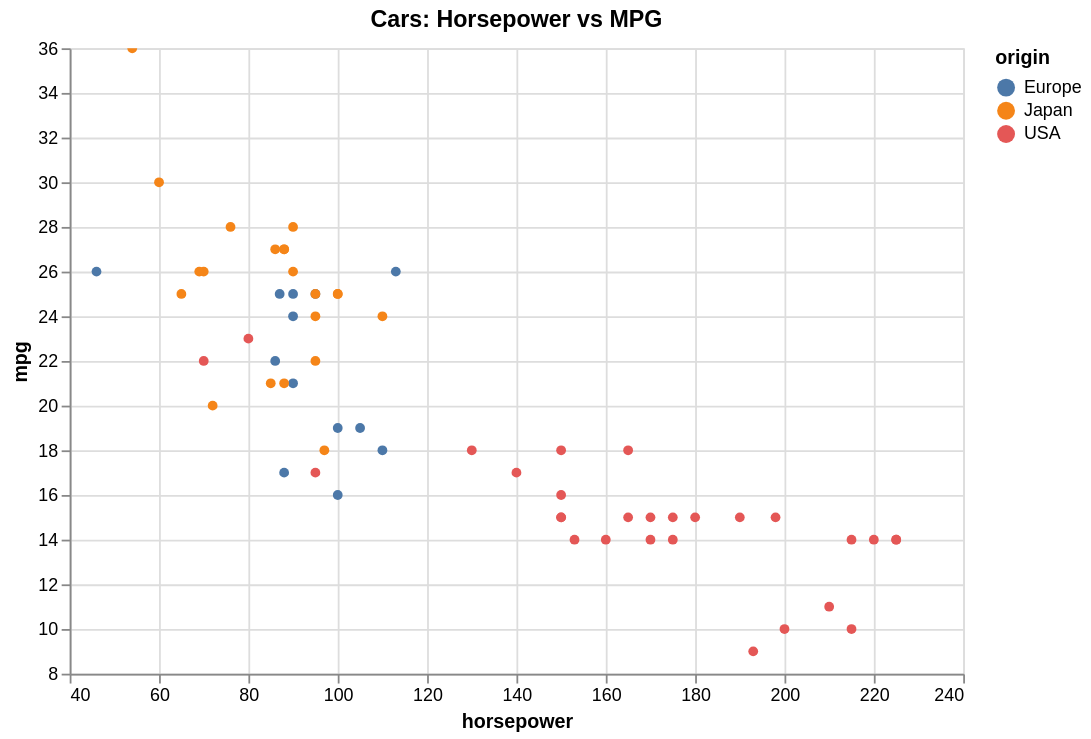

Here is the Vega-Lite specification saved for this chart:
### Vega-Lite specification from a JSON file in a GitHub repository (floating-point values rounded to 4 significant figures)
{"$schema": "https://vega.github.io/schema/vega-lite/v5.json", "_aov": {"legendInteraction": "highlight"}, "_aovLegend": {"dimmed": true, "filtered": false, "opacity": null, "params": ["legend_selection"], "transform": []}, "config": {"axis": {"labelLimit": 0}, "header": {"labelLimit": 0}, "legend": {"labelLimit": 0}}, "data": {"values": [{"acceleration": 12.0, "cylinders": 8, "horsepower": 130, "mpg": 18, "origin": "USA", "weight": 3504}, {"acceleration": 11.5, "cylinders": 8, "horsepower": 165, "mpg": 15, "origin": "USA", "weight": 3693}, {"acceleration": 11.0, "cylinders": 8, "horsepower": 150, "mpg": 18, "origin": "USA", "weight": 3436}, {"acceleration": 12.0, "cylinders": 8, "horsepower": 150, "mpg": 16, "origin": "USA", "weight": 3433}, {"acceleration": 10.5, "cylinders": 8, "horsepower": 140, "mpg": 17, "origin": "USA", "weight": 3449}, {"acceleration": 10.0, "cylinders": 8, "horsepower": 198, "mpg": 15, "origin": "USA", "weight": 4341}, {"acceleration": 9.0, "cylinders": 8, "horsepower": 220, "mpg": 14, "origin": "USA", "weight": 4354}, {"acceleration": 8.5, "cylinders": 8, "horsepower": 215, "mpg": 14, "origin": "USA", "weight": 4312}, {"acceleration": 10.0, "cylinders": 8, "horsepower": 225, "mpg": 14, "origin": "USA", "weight": 4425}, {"acceleration": 8.5, "cylinders": 8, "horsepower": 190, "mpg": 15, "origin": "USA", "weight": 3850}, {"acceleration": 10.0, "cylinders": 8, "horsepower": 170, "mpg": 15, "origin": "USA", "weight": 3563}, {"acceleration": 8.0, "cylinders": 8, "horsepower": 160, "mpg": 14, "origin": "USA", "weight": 3609}, {"acceleration": 9.5, "cylinders": 8, "horsepower": 150, "mpg": 15, "origin": "USA", "weight": 3761}, {"acceleration": 10.0, "cylinders": 8, "horsepower": 225, "mpg": 14, "origin": "USA", "weight": 3086}, {"acceleration": 15.0, "cylinders": 4, "horsepower": 95, "mpg": 24, "origin": "Japan", "weight": 2372}, {"acceleration": 15.5, "cylinders": 4, "horsepower": 95, "mpg": 22, "origin": "Japan", "weight": 2833}, {"acceleration": 15.5, "cylinders": 4, "horsepower": 97, "mpg": 18, "origin": "Japan", "weight": 2774}, {"acceleration": 16.0, "cylinders": 4, "horsepower": 85, "mpg": 21, "origin": "Japan", "weight": 2587}, {"acceleration": 14.5, "cylinders": 4, "horsepower": 88, "mpg": 27, "origin": "Japan", "weight": 2130}, {"acceleration": 20.5, "cylinders": 4, "horsepower": 46, "mpg": 26, "origin": "Europe", "weight": 1835}, {"acceleration": 17.5, "cylinders": 4, "horsepower": 87, "mpg": 25, "origin": "Europe", "weight": 2672}, {"acceleration": 15.0, "cylinders": 4, "horsepower": 90, "mpg": 24, "origin": "Europe", "weight": 2430}, {"acceleration": 17.5, "cylinders": 4, "horsepower": 95, "mpg": 25, "origin": "Europe", "weight": 2375}, {"acceleration": 15.5, "cylinders": 4, "horsepower": 113, "mpg": 26, "origin": "Europe", "weight": 2234}, {"acceleration": 18.5, "cylinders": 4, "horsepower": 90, "mpg": 21, "origin": "Europe", "weight": 2648}, {"acceleration": 14.0, "cylinders": 8, "horsepower": 215, "mpg": 10, "origin": "USA", "weight": 4615}, {"acceleration": 13.0, "cylinders": 8, "horsepower": 200, "mpg": 10, "origin": "USA", "weight": 4376}, {"acceleration": 13.5, "cylinders": 8, "horsepower": 210, "mpg": 11, "origin": "USA", "weight": 4382}, {"acceleration": 18.0, "cylinders": 8, "horsepower": 193, "mpg": 9, "origin": "USA", "weight": 4732}, {"acceleration": 14.5, "cylinders": 4, "horsepower": 88, "mpg": 27, "origin": "Japan", "weight": 2130}, {"acceleration": 13.5, "cylinders": 4, "horsepower": 90, "mpg": 28, "origin": "Japan", "weight": 2264}, {"acceleration": 15.5, "cylinders": 4, "horsepower": 95, "mpg": 25, "origin": "Japan", "weight": 2228}, {"acceleration": 19.0, "cylinders": 4, "horsepower": 100, "mpg": 25, "origin": "Japan", "weight": 2046}, {"acceleration": 13.0, "cylinders": 4, "horsepower": 105, "mpg": 19, "origin": "Europe", "weight": 2634}, {"acceleration": 15.5, "cylinders": 4, "horsepower": 100, "mpg": 16, "origin": "Europe", "weight": 2702}, {"acceleration": 16.5, "cylinders": 4, "horsepower": 88, "mpg": 17, "origin": "Europe", "weight": 2875}, {"acceleration": 17.0, "cylinders": 4, "horsepower": 100, "mpg": 19, "origin": "Europe", "weight": 2901}, {"acceleration": 11.0, "cylinders": 6, "horsepower": 165, "mpg": 18, "origin": "USA", "weight": 3353}, {"acceleration": 11.5, "cylinders": 6, "horsepower": 175, "mpg": 14, "origin": "USA", "weight": 3169}, {"acceleration": 12.5, "cylinders": 6, "horsepower": 153, "mpg": 14, "origin": "USA", "weight": 2906}, {"acceleration": 13.5, "cylinders": 6, "horsepower": 150, "mpg": 15, "origin": "USA", "weight": 3380}, {"acceleration": 12.0, "cylinders": 8, "horsepower": 180, "mpg": 15, "origin": "USA", "weight": 3740}, {"acceleration": 11.0, "cylinders": 8, "horsepower": 170, "mpg": 14, "origin": "USA", "weight": 4080}, {"acceleration": 11.5, "cylinders": 8, "horsepower": 175, "mpg": 15, "origin": "USA", "weight": 3645}, {"acceleration": 14.0, "cylinders": 4, "horsepower": 110, "mpg": 24, "origin": "Japan", "weight": 2585}, {"acceleration": 19.0, "cylinders": 4, "horsepower": 72, "mpg": 20, "origin": "Japan", "weight": 2310}, {"acceleration": 15.0, "cylinders": 4, "horsepower": 100, "mpg": 25, "origin": "Japan", "weight": 2472}, {"acceleration": 16.0, "cylinders": 4, "horsepower": 88, "mpg": 21, "origin": "Japan", "weight": 2265}, {"acceleration": 19.5, "cylinders": 4, "horsepower": 86, "mpg": 27, "origin": "Japan", "weight": 2110}, {"acceleration": 14.5, "cylinders": 4, "horsepower": 90, "mpg": 26, "origin": "Japan", "weight": 2800}, {"acceleration": 19.5, "cylinders": 4, "horsepower": 70, "mpg": 26, "origin": "Japan", "weight": 2110}, {"acceleration": 17.0, "cylinders": 4, "horsepower": 76, "mpg": 28, "origin": "Japan", "weight": 2085}, {"acceleration": 17.0, "cylinders": 4, "horsepower": 65, "mpg": 25, "origin": "Japan", "weight": 2245}, {"acceleration": 15.0, "cylinders": 4, "horsepower": 69, "mpg": 26, "origin": "Japan", "weight": 1965}, {"acceleration": 17.0, "cylinders": 4, "horsepower": 60, "mpg": 30, "origin": "Japan", "weight": 1755}, {"acceleration": 14.0, "cylinders": 6, "horsepower": 70, "mpg": 22, "origin": "USA", "weight": 2815}, {"acceleration": 12.5, "cylinders": 6, "horsepower": 95, "mpg": 17, "origin": "USA", "weight": 3210}, {"acceleration": 13.5, "cylinders": 6, "horsepower": 80, "mpg": 23, "origin": "USA", "weight": 3380}, {"acceleration": 15.5, "cylinders": 4, "horsepower": 54, "mpg": 36, "origin": "Japan", "weight": 1760}, {"acceleration": 14.0, "cylinders": 4, "horsepower": 90, "mpg": 25, "origin": "Europe", "weight": 2130}, {"acceleration": 15.5, "cylinders": 4, "horsepower": 86, "mpg": 22, "origin": "Europe", "weight": 2205}, {"acceleration": 13.5, "cylinders": 4, "horsepower": 110, "mpg": 18, "origin": "Europe", "weight": 2245}]}, "encoding": {"color": {"field": "origin", "type": "nominal"}, "opacity": {"condition": {"test": {"and": [{"or": ["!isValid(datum[\"origin\"])", {"empty": true, "param": "legend_selection"}]}]}, "value": 1}, "value": 0.15}, "tooltip": [{"field": "mpg", "type": "quantitative"}, {"field": "origin", "type": "nominal"}, {"field": "horsepower", "type": "quantitative"}], "x": {"field": "horsepower", "scale": {"zero": false}, "type": "quantitative"}, "y": {"field": "mpg", "scale": {"zero": false}, "type": "quantitative"}}, "height": 350, "mark": {"filled": true, "type": "point"}, "params": [{"bind": "scales", "name": "grid", "select": {"encodings": ["x", "y"], "type": "interval"}}, {"name": "hover_nearest", "select": {"nearest": true, "on": "pointerover", "type": "point"}}, {"bind": "legend", "name": "legend_selection", "select": {"fields": ["origin"], "type": "point"}}], "title": "Cars: Horsepower vs MPG", "width": 500}
